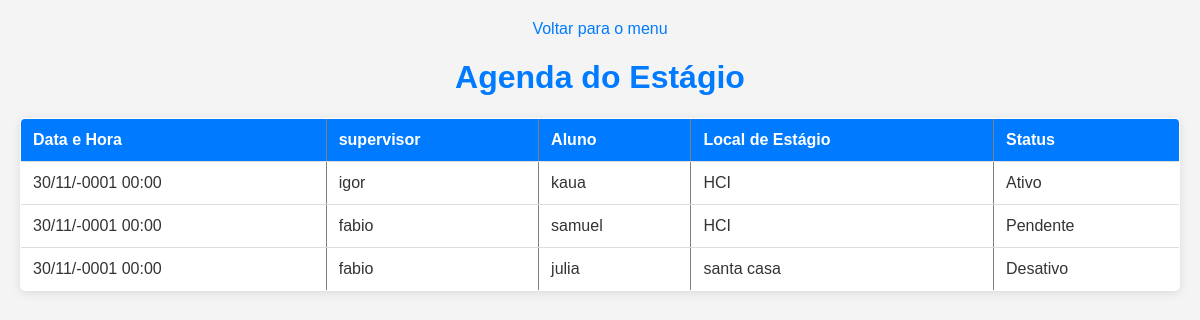
Screenshot of /agenda.php with the database file from the repository.
### tables this page shows
CREATE TABLE `agenda` (
  `id` int NOT NULL AUTO_INCREMENT,
  `supervisor_id` int DEFAULT NULL,
  `aluno_id` int DEFAULT NULL,
  `local_id` int DEFAULT NULL,
  `horario` datetime DEFAULT NULL,
  `status` varchar(255) DEFAULT NULL,
  PRIMARY KEY (`id`),
  KEY `supervisor_id` (`supervisor_id`),
  KEY `aluno_id` (`aluno_id`),
  KEY `local_id` (`local_id`)
);

CREATE TABLE `supervisores` (
  `id` int NOT NULL AUTO_INCREMENT,
  `nome` varchar(100) NOT NULL,
  `disponibilidade_horario` enum('Manhã','Tarde','Noite','Manhã e Tarde','Manhã e Noite','Tarde e Noite') NOT NULL,
  `especialidade` varchar(100) NOT NULL,
  `telefone` varchar(45) DEFAULT NULL,
  `carga_horaria` varchar(45) DEFAULT NULL,
  PRIMARY KEY (`id`)
);

CREATE TABLE `alunos` (
  `id` int NOT NULL AUTO_INCREMENT,
  `nome` varchar(100) NOT NULL,
  `disponibilidade_horario` enum('Manhã','Tarde','Noite','Manhã e Tarde','Manhã e Noite','Tarde e Noite') NOT NULL,
  `fase_estagio` varchar(30) NOT NULL,
  `email` varchar(45) DEFAULT NULL,
  `telefone` varchar(45) DEFAULT NULL,
  `cpf` varchar(45) DEFAULT NULL,
  `turma` varchar(45) DEFAULT NULL,
  `status` varchar(45) DEFAULT NULL,
  `carga_horaria` varchar(45) DEFAULT NULL COMMENT 'status - ativo, pendente, concluido',
  PRIMARY KEY (`id`)
);

CREATE TABLE `local` (
  `id` int NOT NULL AUTO_INCREMENT,
  `instituicao` varchar(100) NOT NULL,
  `observacao` longtext NOT NULL,
  `especialidade` varchar(45) DEFAULT NULL,
  `departamento` varchar(45) DEFAULT NULL,
  `turno` varchar(45) DEFAULT NULL,
  `disponibilidade` varchar(45) DEFAULT NULL,
  PRIMARY KEY (`id`)
);

### agenda.php (the view, shortened to what this page needs)
<?php
$database = new Database();
$db = $database->getConnection();
$stmt_agenda = $db->prepare("SELECT a.*, p.nome AS supervisor_nome, al.nome AS aluno_nome, l.instituicao AS local_nome
FROM agenda a
JOIN supervisores p ON a.supervisor_id = p.id
JOIN alunos al ON a.aluno_id = al.id
JOIN local l ON a.local_id = l.id
ORDER BY a.horario ASC LIMIT 0, 5000;");
$stmt_agenda->execute();
?>
<!DOCTYPE html>
<html lang="pt-BR">
<head>
    <link rel="stylesheet" type="text/css" href="estiloss.css">
</head>
<body>
    <a href="index.php">Voltar para o menu</a>
    <h1>Agenda do Estágio</h1>
    <table border="1">
        <tr>
            <th>Data e Hora</th>
            <th>supervisor</th>
            <th>Aluno</th>
            <th>Local de Estágio</th>
            <th>Status</th>
        </tr>
        <?php
        while ($row = $stmt_agenda->fetch(PDO::FETCH_ASSOC)) {
            echo "<tr>";
            echo "<td>" . date("d/m/Y H:i", strtotime($row['horario'])) . "</td>";
            echo "<td>" . $row['supervisor_nome'] . "</td>";
            echo "<td>" . $row['aluno_nome'] . "</td>";
            echo "<td>" . $row['local_nome'] . "</td>";
            echo "<td>" . $row['status'] . "</td>";
            echo "</tr>";
        }
        ?>
    </table>
</body>
</html>

### estiloss.css (style rules this page uses)
body { font-family: Arial, sans-serif; margin: 20px; background-color: #f4f4f4; color: #333; }
h1 { color: #007bff; text-align: center; }
a { text-decoration: none; color: #007bff; display: block; text-align: center; margin-bottom: 20px; }
table { width: 100%; border-collapse: collapse; margin-top: 20px; background-color: white; border-radius: 5px; overflow: hidden; box-shadow: 0 2px 10px rgba(0, 0, 0, 0.1); }
th, td { padding: 12px; text-align: left; border-bottom: 1px solid #ddd; }
th { background-color: #007bff; color: white; }

### rows the page displays
agenda: horario "30/11/-0001 00:00", supervisor.nome "igor", aluno.nome "kaua", local.instituicao "HCI", status "Ativo"
agenda: horario "30/11/-0001 00:00", supervisor.nome "fabio", aluno.nome "samuel", local.instituicao "HCI", status "Pendente"
agenda: horario "30/11/-0001 00:00", supervisor.nome "fabio", aluno.nome "julia", local.instituicao "santa casa", status "Desativo"
